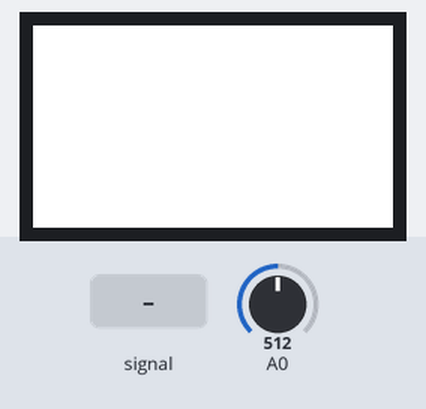
A sketch run on a simulated ESP8266 (NodeMCU). Parts: 240×135 colour display. The inputs (shaded band) are chosen by the test bench; at power-on: A0 = 512. What the sketch prints to the serial monitor is not drawn.

Above: at 1.3 s.
1.4 s: A0 fed a 200 Hz sine of ±81 counts around its level
At 3.0 s:
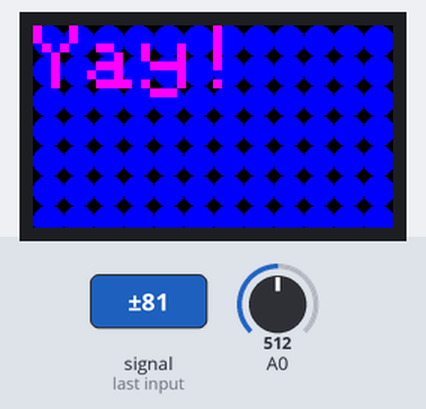
3.3 s: A0 set to 716
At 5.2 s:
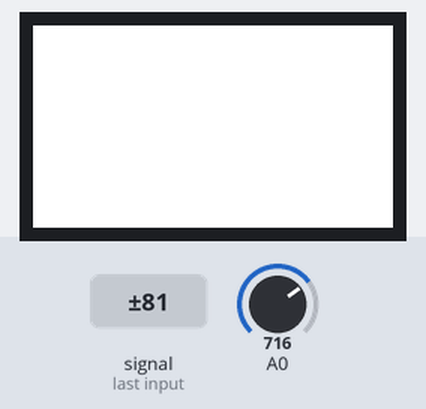
5.5 s: A0 fed a 1000 Hz sine of ±255 counts around its level
At 6.5 s:
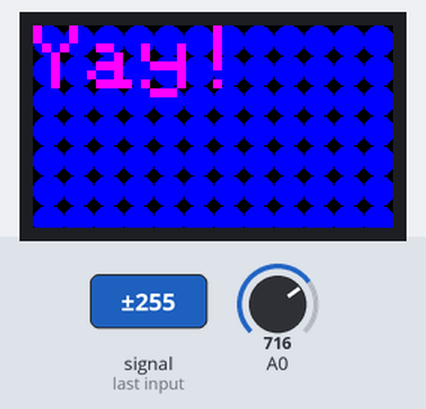
8.5 s: A0 set to 900
At 9.8 s:
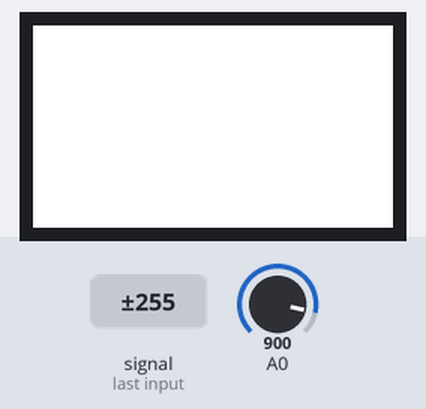
Timing chart, 0 to 11.5 s (numbered marks = the images above; inputs shaded):
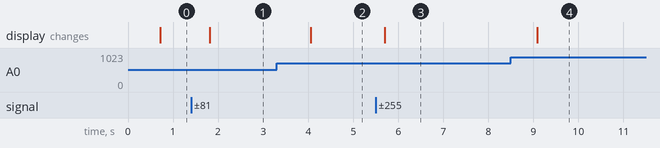

The sketch:

microphone-and-tft.ino
```cpp
#include <Adafruit_GFX.h>    // Core graphics library
#include <Adafruit_ST7735.h> // Hardware-specific library for ST7735
#include <Adafruit_ST7789.h> // Hardware-specific library for ST7789
#include <SPI.h>
#if defined(ARDUINO_FEATHER_ESP32) // Feather Huzzah32
  #define TFT_CS         14
  #define TFT_RST        15
  #define TFT_DC         32
#elif defined(ESP8266)
  #define TFT_CS         4
  #define TFT_RST        16
  #define TFT_DC         5
#else
  // For the breakout board, you can use any 2 or 3 pins.
  // These pins will also work for the 1.8" TFT shield.
  #define TFT_CS        10
  #define TFT_RST        9 // Or set to -1 and connect to Arduino RESET pin
  #define TFT_DC         8
#endif

// For 1.14", 1.3", 1.54", and 2.0" TFT with ST7789:
Adafruit_ST7789 tft = Adafruit_ST7789(TFT_CS, TFT_DC, TFT_RST);

const int sampleWindow = 500; // Sample window width in mS (50 mS = 20Hz)
unsigned int sample;

void setup() {
  Serial.begin(9600);
  Serial.print(F("Hello! ST77xx TFT Test"));
  tft.init(135, 240);           // Init ST7789 240x135
  Serial.println(F("Initialized"));
  tft.fillScreen(ST77XX_BLACK);
  tft.setRotation(3);
}

void loop() {

  unsigned long startMillis= millis();  // Start of sample window
  unsigned int peakToPeak = 0;   // peak-to-peak level

  unsigned int signalMax = 0;
  unsigned int signalMin = 1024;

  // collect data for 50 mS
  while (millis() - startMillis < sampleWindow) {
    sample = analogRead(0);   //reading DC pin from pin A1
    if (sample < 1024) { // toss out spurious readings
      if (sample > signalMax) {
        signalMax = sample;  // save just the max levels
      } else if (sample < signalMin) {
        signalMin = sample;  // save just the min levels
      }
    }
  }

  peakToPeak = signalMax - signalMin;  // max - min = peak-peak amplitude

  Serial.println(peakToPeak);

  if (peakToPeak <= 50) {
    tft.fillScreen(ST77XX_WHITE);
  } else if (peakToPeak > 15) {
    tft.fillScreen(ST77XX_BLACK);
    testfillcircles(10, ST77XX_BLUE);
    testdrawtext("Yay!", ST77XX_MAGENTA);
  }

}

void testfillcircles(uint8_t radius, uint16_t color) {
  for (int16_t x=radius; x < tft.width(); x+=radius*2) {
    for (int16_t y=radius; y < tft.height(); y+=radius*2) {
      tft.fillCircle(x, y, radius, color);
    }
  }
}

void testdrawtext(char *text, uint16_t color) {
  tft.setCursor(0, 0);
  tft.setTextColor(color);
  tft.setTextSize(6);
  tft.setTextWrap(true);
  tft.print(text);
}
```

Measured:
- after the input at 1.4 s, the display: changes after 0.42 s (image 1)
- after the input at 3.3 s, the display: changes after 0.76 s (image 2)
- after the input at 5.5 s, the display: changes after 0.20 s (image 3)
- after the input at 8.5 s, the display: changes after 0.58 s (image 4)
